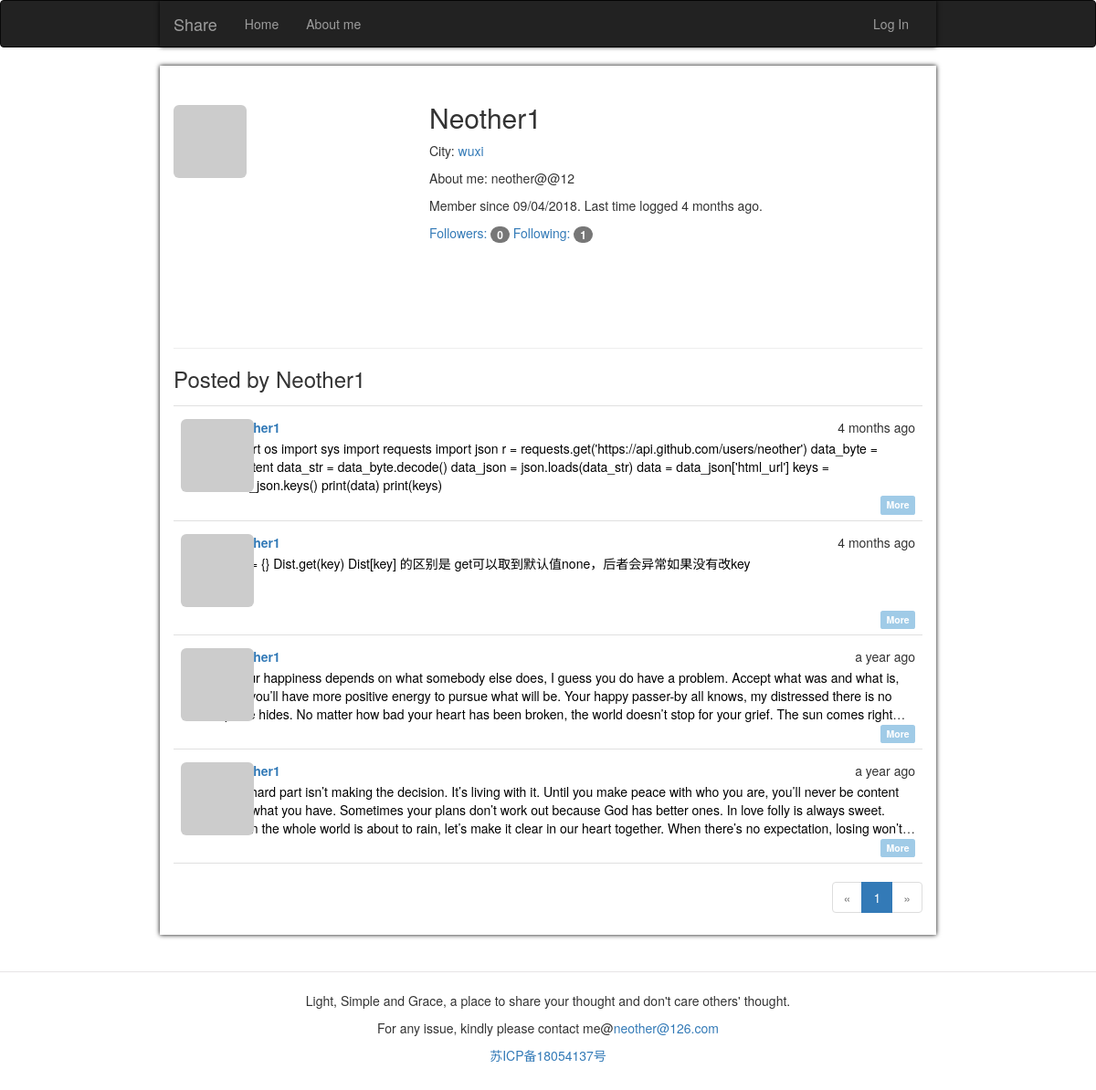
Before: /user/Neother1 with the older database file.
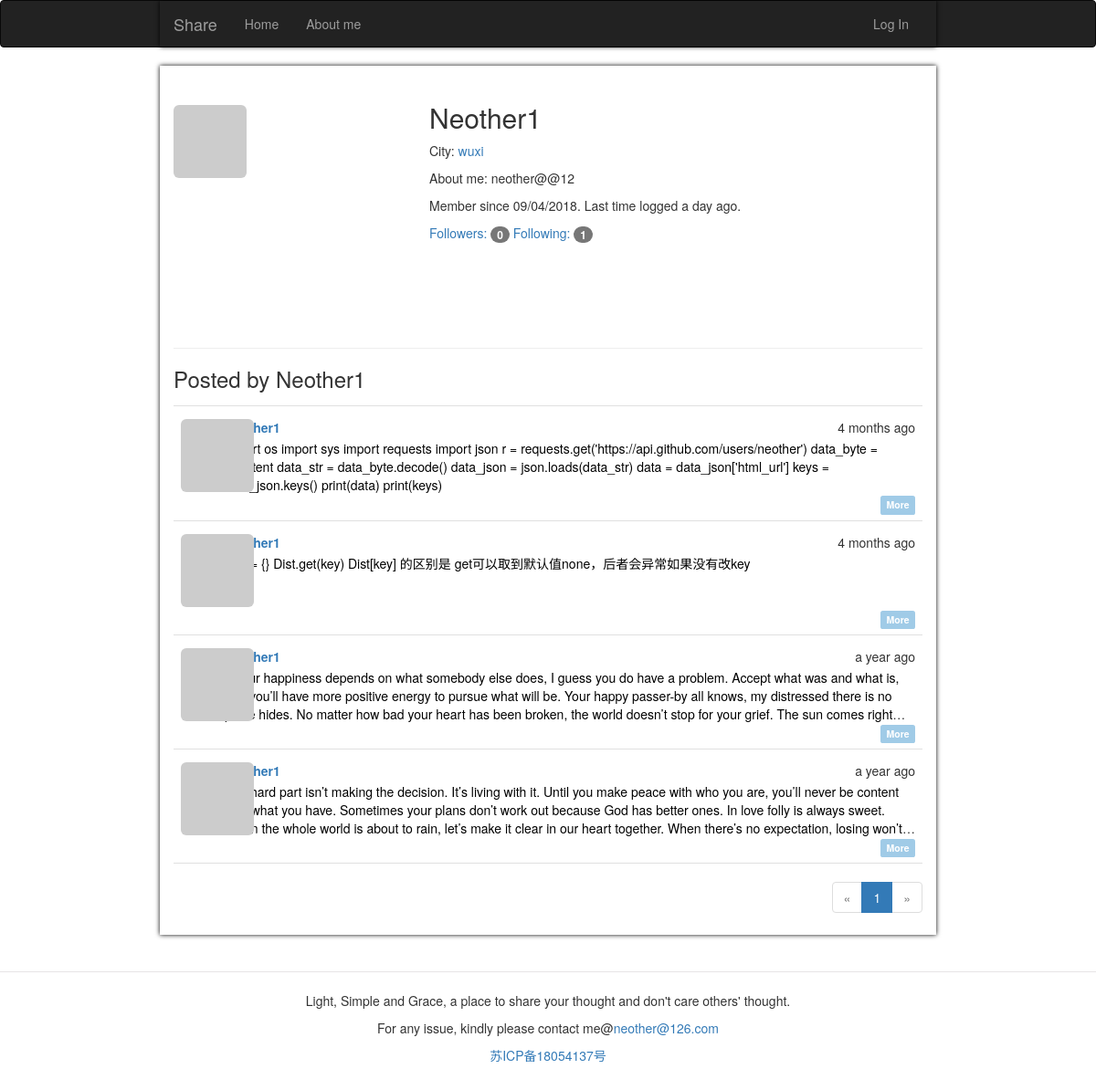
After: the same page with the newer database file.
### app/models.py (models this page shows, shortened)
class User(UserMixin, db.Model):
    __tablename__ = 'users'
    id = db.Column(db.Integer, primary_key=True)
    email = db.Column(db.String(64), unique=True, index=True)
    username = db.Column(db.String(64), unique=True, index=True)
    password_hash = db.Column(db.String(128))
    role_id = db.Column(db.Integer, db.ForeignKey('roles.id'))
    confirmed = db.Column(db.Boolean, default=False)
    showaboutme = db.Column(db.Boolean, default=False)
    location = db.Column(db.String(64))
    about_me = db.Column(db.Text())
    member_since = db.Column(db.DateTime(), default=datetime.utcnow)
    last_seen = db.Column(db.DateTime(), default=datetime.utcnow)
    avatar_hash = db.Column(db.String(32))
    posts = db.relationship('Post', backref='author',
                            lazy='dynamic', cascade='all, delete-orphan')
    comments = db.relationship('Comment', backref='author', lazy='dynamic')
    followed = db.relationship('Follow', foreign_keys=[Follow.follower_id], backref=db.backref(
        'follower', lazy='joined'), lazy='dynamic', cascade='all, delete-orphan')
    followers = db.relationship('Follow', foreign_keys=[Follow.followed_id], backref=db.backref(
        'followed', lazy='joined'), lazy='dynamic', cascade='all, delete-orphan')
    @property
    def password(self):
        raise AttributeError('password is not a readable attribute')
    def gravatar(self, size=100, default='identicon', rating='g'):
        url = 'https://secure.gravatar.com/avatar'
        hash = self.avatar_hash or self.gravatar_hash()
        return '{url}/{hash}?s={size}&d={default}&r={rating}'.format(
            url=url, hash=hash, size=size, default=default, rating=rating)

class Post(db.Model):
    __tablename__ = 'posts'
    id = db.Column(db.Integer, primary_key=True)
    body = db.Column(db.Text)
    timestamp = db.Column(db.DateTime, index=True, default=datetime.utcnow)
    author_id = db.Column(db.Integer, db.ForeignKey('users.id'))
    body_html = db.Column(db.Text)
    comments = db.relationship('Comment', backref='post', lazy='dynamic')
    Top = db.Column(db.Integer, default=0)

### app/main/views.py (the view)
@main.route('/user/<username>')
def user(username):
    user = User.query.filter_by(username=username).first_or_404()
    page = request.args.get('page', 1, type=int)
    pagination = user.posts.order_by(Post.timestamp.desc()).paginate(
        page, per_page=current_app.config['FLASKY_POSTS_PER_PAGE'],
        error_out=False)
    posts = pagination.items
    return render_template('user.html', user=user, posts=posts, pagination=pagination)

### app/auth/views.py (called while the page is built)
@auth.before_app_request
def before_request():
    if current_user.is_authenticated:
        current_user.ping()
        if not current_user.confirmed \
                and request.blueprint != 'auth' \
                and request.endpoint != 'static':
            return redirect(url_for('auth.unconfirmed'))

### app/main/__init__.py (called while the page is built)
@main.app_context_processor
def inject_permissions():
    return dict(Permission=Permission)

### app/models.py (called while the page is built)
    def can(self, permissions):
        return False

    def is_administrator(self):
        return False

### app/templates/user.html (shortened to what this page needs)
{% extends "base.html" %}
{% import "bootstrap/wtf.html" as wtf %}
{% import "_macros.html" as macros %}
{% block page_content %}
    <div class="page-header">
        <img class="img-rounded profile-thumbnail" src="{{ user.gravatar(size=230) }}">
        <div class="profile-header">
            <h2>{{ user.username }}</h2>
            {% if user.name or user.location %}
                <p>
                    {% if user.location %}
                        City: <a href="http://map.baidu.com/">{{ user.location }}</a><br>
                    {% endif %}
                </p>
            {% endif %}
            {% if user.about_me %}<p>About me: {{ user.about_me }}</p>{% endif %}
            <p>
                Member since {{ moment(user.member_since).format('L') }}.
                Last time logged {{ moment(user.last_seen).fromNow() }}.
            </p>
            <a href="{{ url_for('.followers', username=user.username) }}">
                Followers: <span class="badge">{{ user.followers.count() }}</span>
            </a>
            <a href="{{ url_for('.followed_by', username=user.username) }}">
                Following: <span class="badge">{{ user.followed.count() }}</span>
            </a>
        </div>
    </div>
    <h3>Posted by {{ user.username }}</h3>
    {% include '_topic.html' %}
    <div class="pagination">
        {{ macros.pagination_widget(pagination, '.user',username=user.username) }}
    </div>
{% endblock %}

### app/templates/base.html (shortened to what this page needs)
{% extends "bootstrap/base.html" %}
{% block head %}
    {{ super() }}
    <link rel="stylesheet" type="text/css" href="{{ url_for('static', filename='styles.css') }}">
{% endblock %}
{% block navbar %}
    <div class="navbar navbar-inverse" role="navigation">
        <div class="container">
            <div class="navbar-header">
                <a class="navbar-brand" href="{{ url_for('main.index') }}">Share</a>
            </div>
            <div class="navbar-collapse collapse">
                <ul class="nav navbar-nav">
                    <li><a href="{{ url_for('main.index') }}">Home</a></li>
                    <li><a href="{{ url_for('main.aboutme') }}">About me</a></li>
                </ul>
                <ul class="nav navbar-nav navbar-right">
                    {% if current_user.is_authenticated %}
                        <li class="dropdown">
                            <a href="#" class="dropdown-toggle" data-toggle="dropdown">
                                <img src="{{ current_user.gravatar(size=18) }}">
                                {{current_user.username}} <b class="caret"></b>
                            </a>
                            <ul class="dropdown-menu">
                                <li><a href="{{ url_for('auth.password_change') }}">Change Password</a></li>
                                {% if current_user.is_administrator() %}
                                    <li><a href="{{ url_for('auth.followadmin') }}">followadmin</a></li>
                                    <li><a href="{{ url_for('auth.fakepost') }}">fakepost</a></li>
                                {% endif %}
                                <li><a href="{{ url_for('auth.logout') }}">Log Out</a></li>
                            </ul>
                        </li>
                    {% else %}
                        <li><a href="{{ url_for('auth.login') }}">Log In</a></li>
                    {% endif %}
                </ul>
            </div>
        </div>
    </div>
{% endblock %}
{% block content %}
    <div class="container">
        {% block page_content %}{% endblock %}
    </div>
     <div class="footer">
<br>
        <hr style="align:center;width:100%;height:1px;border:none;border-top:1px solid #E7E4E6;" />
	<p style="text-align:center;">Light, Simple and Grace, a place to share your thought and don't care others' thought.</p>
         <p style=" text-align:center;">For any issue, kindly please contact me@<a href="mailto:neother@126.com">neother@126.com</a></p>
        <p style="text-align:center;"><a href="http://www.miitbeian.gov.cn">苏ICP备18054137号</a></p>
	<br>
    </div>
{% endblock %}

### app/templates/_macros.html
{% macro pagination_widget(pagination, endpoint, fragment='') %}
<ul class="pagination">
    <li{% if not pagination.has_prev %} class="disabled"{% endif %}>
    <a href="{% if pagination.has_prev %}{{ url_for(endpoint, page=pagination.prev_num, **kwargs) }}{{ fragment }}{% else %}#{% endif %}">
&laquo;</a>
</li>
{% for p in pagination.iter_pages() %}
{% if p %}
    {% if p == pagination.page %}
        <li class="active">
            <a href="{{ url_for(endpoint, page = p, **kwargs) }}{{ fragment }}">{{ p }}</a>
        </li>
    {% else %}
        <li>
            <a href="{{ url_for(endpoint, page = p, **kwargs) }}{{ fragment }}">{{ p }}</a>
        </li>
    {% endif %}
{% else %}
    <li class="disabled"><a href="#">&hellip;</a></li>
{% endif %}
{% endfor %}
<li{% if not pagination.has_next %} class="disabled"{% endif %}>
<a href="{% if pagination.has_next %}{{ url_for(endpoint, page=pagination.next_num, **kwargs) }}{{ fragment }}{% else %}#{% endif %}">
&raquo;
</a>
</li>
</ul>
{% endmacro %}

### app/templates/_topic.html (shortened to what this page needs)
<ul class="posts">
    {% for post in posts %}
        <li class="post">
            <div class="profile-thumbnail">
                <a href="{{ url_for('.user',username=post.author.username)}}">
                    <img class="img-rounded profile-thumbnail"
                    src="{{ post.author.gravatar(size=40) }}">
                </a>
            </div>
            <div class="post-content">
                <div class="post-date">{{ moment(post.timestamp).fromNow() }}</div>
                <div class="post-author">
                    <a href="{{ url_for('.user',username=post.author.username)}}">
                    </a>
                </div>
                <div class="post-body">
                    <a style="color:black" href="{{ url_for('.post', id=post.id) }}">
                        {{ post.body_html | striptags}}
                </div>
                <div class="post-footer">
                            <a href="{{ url_for('.post', id=post.id) }}">
                                    <span class="label label-info">More</span></a>
                                </div>
                            </div>
                        </li>
                    {% endfor %}
                </ul>

### app/static/styles.css (style rules this page uses)
.profile-thumbnail { margin-top: 3px; position: absolute; }
.profile-header { min-height: 260px; margin-left: 280px; }
ul.posts { list-style-type: none; padding: 0px; margin: 16px 0px 0px 0px; border-top: 1px solid #e0e0e0; }
ul.posts li.post { padding: 8px; border-bottom: 1px solid #e0e0e0; }
div.post-date { float: right; }
div.post-author { font-weight: bold; }
div.post-content { margin-top: 5px; margin-left: 48px; min-height: 48px; }
div.post-footer { text-align: right; }
div.pagination { width: 100%; text-align: right; padding: 0px; margin: 0px; }
.post-body { margin-top: 3px; text-align: left; height:4.3em; overflow: hidden; text-overflow: ellipsis; display: -webkit-box; -webkit-line-clamp: 3; -webkit-box-orient: vertical; }
.label-info { background-color: #A0CBE7; }
.container { padding-right: 15px; padding-left: 15px; margin-right: auto; margin-left: auto; box-shadow: black 0px 0px 5px; }
@media (min-width: 768px) { .container { width: 750px; } }
@media (min-width: 848px) { .container { width: 770px; } }
@media (min-width: 1200px) { .container { width: 850px; } }

Changed rows visible on the page:
changed User "Neother1": last_seen "4 months ago" → "a day ago"
